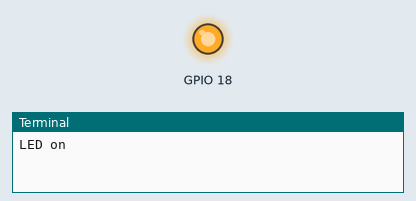
Bench run of a program on a simulated Raspberry Pi (BCM pin numbers). On the bench: output pins drawn as LEDs (lit = HIGH), the last lines printed to the terminal. At 1.0 s the program stops and its outputs stay as they are.

Above: at 0.1 s.
At 1.1 s:
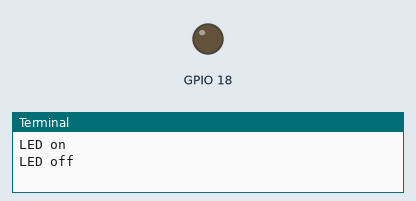
Timing chart, 0 to 2.5 s (numbered marks = the images above):
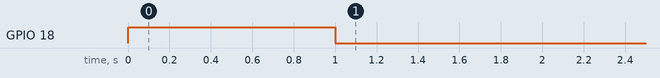

The program:

led.py
```python
import RPi.GPIO as GPIO
import time
import atexit

GPIO.setmode(GPIO.BCM)
GPIO.setup(18,GPIO.OUT)
print("LED on")
GPIO.output(18,GPIO.HIGH)
time.sleep(1)
print("LED off")
GPIO.output(18,GPIO.LOW)
def clean_up():
    GPIO.cleanup()

atexit.register(clean_up)
```

Measured:
- by itself, GPIO 18: LOW → HIGH at 0.00 s, → LOW 1.0 s later
